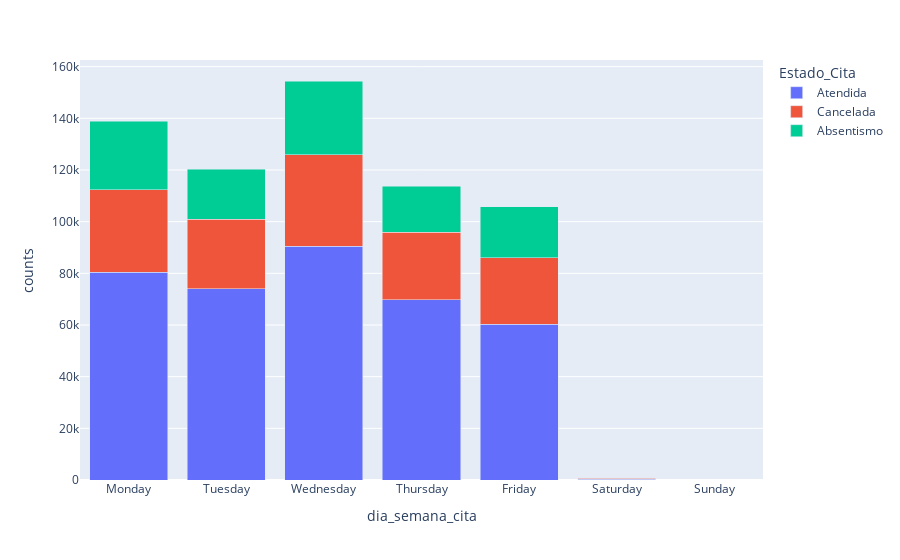

The cell this chart's notebook holds for it:
### Code cell
import nbformat

weekly_counts = df.groupby(['Estado_Cita', 'dia_semana_cita']).size().reset_index(name='counts').sort_values(by='counts', ascending=False)


day_order = ['Monday', 'Tuesday', 'Wednesday', 'Thursday', 'Friday', 'Saturday', 'Sunday']

weekly_counts['dia_semana_cita'] = pd.Categorical(
    weekly_counts['dia_semana_cita'],
    categories=day_order,
    ordered=True
)

fig =  px.bar(
    weekly_counts,
    x="dia_semana_cita",
    y="counts",
    color="Estado_Cita",  # this becomes the 'fill' in ggplot
    barmode="stack" , 
    title = "Citas por dia de la semana",
    category_orders={"dia_semana_cita": day_order})

fig.show()

### Figure 1 — Plotly figure (JSON) as saved in the notebook; plotly's stock layout.template omitted (floating-point values rounded to 4 significant figures)
{"data": [{"hovertemplate": "Estado_Cita=Atendida<br>dia_semana_cita=%{x}<br>counts=%{y}<extra></extra>", "legendgroup": "Atendida", "marker": {"color": "#636efa", "pattern": {"shape": ""}}, "name": "Atendida", "orientation": "v", "showlegend": true, "textposition": "auto", "type": "bar", "x": ["Wednesday", "Monday", "Tuesday", "Thursday", "Friday", "Saturday", "Sunday"], "xaxis": "x", "y": [90509, 80483, 73982, 69830, 60288, 385, 0], "yaxis": "y"}, {"hovertemplate": "Estado_Cita=Cancelada<br>dia_semana_cita=%{x}<br>counts=%{y}<extra></extra>", "legendgroup": "Cancelada", "marker": {"color": "#EF553B", "pattern": {"shape": ""}}, "name": "Cancelada", "orientation": "v", "showlegend": true, "textposition": "auto", "type": "bar", "x": ["Wednesday", "Monday", "Tuesday", "Thursday", "Friday", "Saturday", "Sunday"], "xaxis": "x", "y": [35305, 31829, 26965, 26030, 25818, 362, 1], "yaxis": "y"}, {"hovertemplate": "Estado_Cita=Absentismo<br>dia_semana_cita=%{x}<br>counts=%{y}<extra></extra>", "legendgroup": "Absentismo", "marker": {"color": "#00cc96", "pattern": {"shape": ""}}, "name": "Absentismo", "orientation": "v", "showlegend": true, "textposition": "auto", "type": "bar", "x": ["Wednesday", "Monday", "Friday", "Tuesday", "Thursday", "Saturday", "Sunday"], "xaxis": "x", "y": [28633, 26475, 19588, 19355, 17903, 196, 0], "yaxis": "y"}], "layout": {"barmode": "stack", "legend": {"title": {"text": "Estado_Cita"}, "tracegroupgap": 0}, "margin": {"t": 60}, "xaxis": {"anchor": "y", "categoryarray": ["Monday", "Tuesday", "Wednesday", "Thursday", "Friday", "Saturday", "Sunday"], "categoryorder": "array", "domain": [0, 1], "title": {"text": "dia_semana_cita"}}, "yaxis": {"anchor": "x", "domain": [0, 1], "title": {"text": "counts"}}}}
